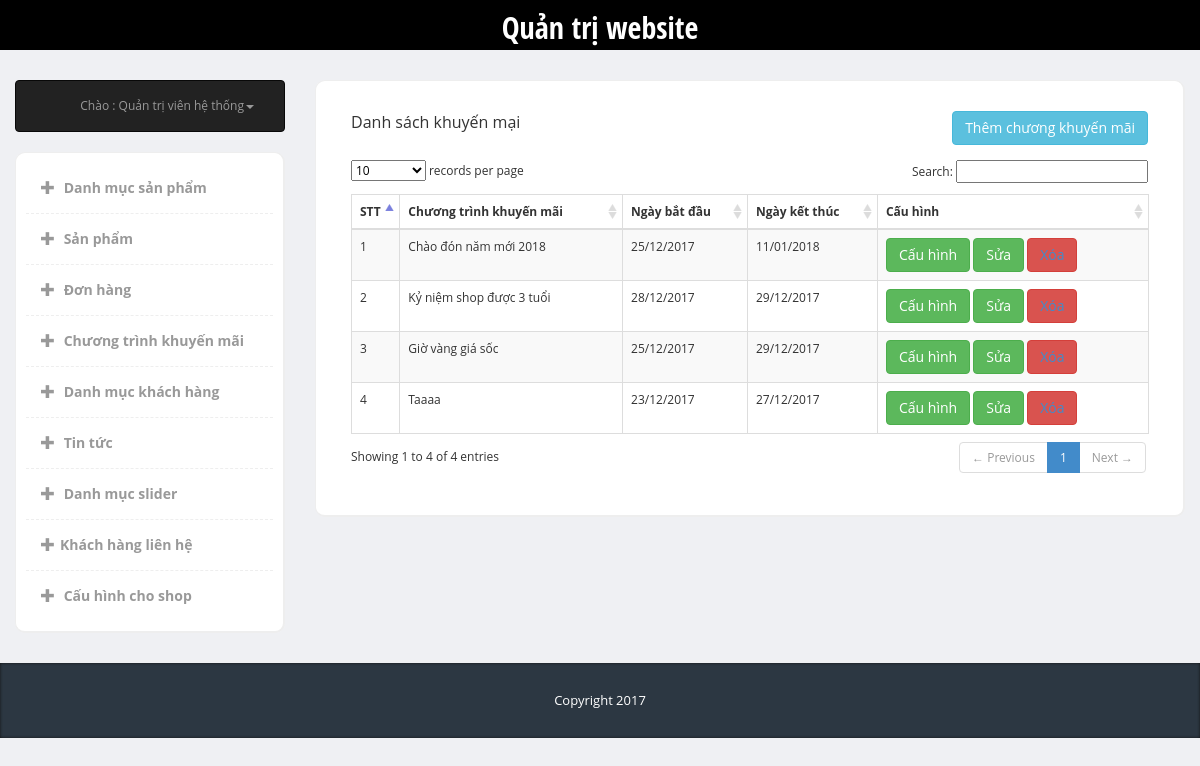
Screenshot of /admin/index.php?page=discount&type=list (signed in) with the database file from the repository.
### tables this page shows
CREATE TABLE `discount` (
  `ID` int(10) NOT NULL,
  `Discount` varchar(255) NOT NULL,
  `Attach_Discount` varchar(255) NOT NULL,
  `Start_Time` date NOT NULL,
  `End_Time` date NOT NULL,
  `Status` tinyint(2) NOT NULL
);

### admin/lib_db.php (called while the page is built, shortened)
<?php
global $link;
function select_list($sql){
	return exec_select($sql);
}
function exec_select($sql){
	global $link;
	$ret = isset($ret) ? $ret : "";
	$res = $link->query($sql);
	$err = mysqli_error($link);
	if ($res ){
		$ret = array();
		while( $row = $res->fetch_array(MYSQLI_ASSOC) )
		{
			$ret[]= $row ;
		}
	}
	return $ret;
}

### admin/modules/discount/list.php (the view)
<?php
$sql_discount= "select * from discount";
$data_discount = select_list($sql_discount);
?>
<div class="panel-heading">
	<div class="panel-title col-md-5">Danh sách khuyến mại</div>
	<button type="button" class="btn btn-info right"><a href="?page=discount&type=add">Thêm chương khuyến mãi</a></button>
</div>
<div class="panel-body">
	<table cellpadding="0" cellspacing="0" border="0" class="table table-striped table-bordered" id="example">
		<thead>
			<tr class="active">
				<th>STT</th>
				<th>Chương trình khuyến mãi</th>
				<th>Ngày bắt đầu</th>
				<th>Ngày kết thúc</th>
				<th>Cấu hình</th>
			</tr>
		</thead>
		<tbody>
			<?php
			$i= 1;
			if($data_discount){
				foreach ($data_discount as $datas){
					?>
					<tr class="odd gradeX">
						<td><?php echo $i++ ?></td>
						<td><?php echo $datas['Discount'] ?></td>
						<td><?php echo  date('d/m/Y',strtotime($datas['Start_Time'])) ?></td>
						<td><?php echo  date('d/m/Y',strtotime($datas['End_Time'])) ?></td>
						<td class="center">
							<button type="button" class="btn btn-success"><a href="?page=discount&type=discount_product&id=<?php echo $datas['ID']?> ">Cấu hình</a></button>
							<button type="button" class="btn btn-success"><a href="?page=discount&type=edit&id=<?php echo $datas['ID']?> ">Sửa</a></button>
							<button type="button" class="btn btn-danger"><a href="?page=discount&type=delete&id=<?php echo $datas['ID']?> ">Xóa</a></button>
						</td>
					</tr>
					<?php } } ?>
				</tbody>
			</table>
		</div>

### admin/css/styles.css (style rules this page uses)
body { font-family: 'Open Sans', sans-serif; background-color: #f7f7f7; position: relative; margin: 0px; font-size: 12px; padding: 0px; }
.btn-success a { color: #fff !important }
.right { float: right; }
.btn-info a { color: #fff !important; }
body { background-color: #eff0f3; }
.panel-heading>.panel-title, .content-box-header .panel-title { float: left; padding: 0px; padding-top: 0px; }
.panel-body { clear:both; }

### rows the page displays
discount: Discount "Chào đón năm mới 2018", Start_Time "25/12/2017", End_Time "11/01/2018"
discount: Discount "Kỷ niệm shop được 3 tuổi", Start_Time "28/12/2017", End_Time "29/12/2017"
discount: Discount "Giờ vàng giá sốc", Start_Time "25/12/2017", End_Time "29/12/2017"
discount: Discount "Taaaa", Start_Time "23/12/2017", End_Time "27/12/2017"
